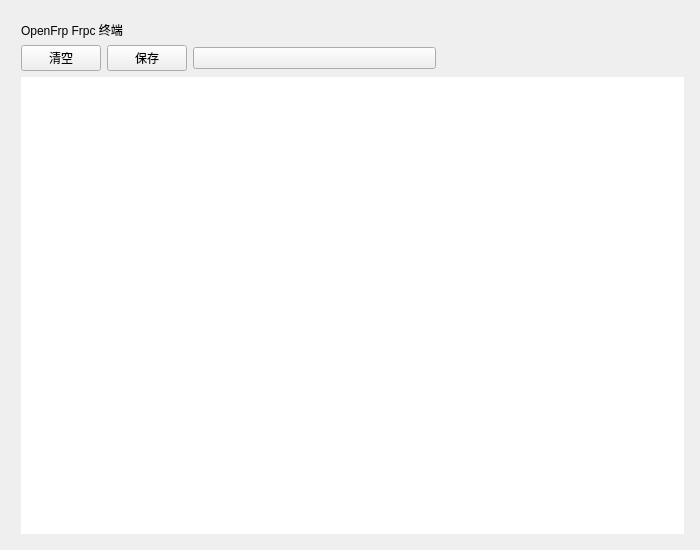
<?xml version="1.0" encoding="UTF-8"?>
<ui version="4.0">
 <class>OpenFrpFrpcConsoleUI</class>
 <widget class="QFrame" name="OpenFrpFrpcConsoleUI">
  <property name="geometry">
   <rect>
    <x>0</x>
    <y>0</y>
    <width>700</width>
    <height>550</height>
   </rect>
  </property>
  <property name="sizePolicy">
   <sizepolicy hsizetype="Expanding" vsizetype="Expanding">
    <horstretch>0</horstretch>
    <verstretch>0</verstretch>
   </sizepolicy>
  </property>
  <property name="windowTitle">
   <string/>
  </property>
  <layout class="QGridLayout" name="gridLayout">
   <item row="0" column="4">
    <spacer name="topSpacer">
     <property name="orientation">
      <enum>Qt::Vertical</enum>
     </property>
     <property name="sizeType">
      <enum>QSizePolicy::Fixed</enum>
     </property>
     <property name="sizeHint" stdset="0">
      <size>
       <width>20</width>
       <height>10</height>
      </size>
     </property>
    </spacer>
   </item>
   <item row="2" column="1">
    <widget class="TransparentPushButton" name="clearFrpcConsoleBtn">
     <property name="sizePolicy">
      <sizepolicy hsizetype="Fixed" vsizetype="Fixed">
       <horstretch>0</horstretch>
       <verstretch>0</verstretch>
      </sizepolicy>
     </property>
     <property name="text">
      <string>清空</string>
     </property>
     <property name="hasIcon" stdset="0">
      <bool>true</bool>
     </property>
    </widget>
   </item>
   <item row="1" column="0" rowspan="3">
    <spacer name="leftSpacer">
     <property name="orientation">
      <enum>Qt::Horizontal</enum>
     </property>
     <property name="sizeType">
      <enum>QSizePolicy::Fixed</enum>
     </property>
     <property name="sizeHint" stdset="0">
      <size>
       <width>10</width>
       <height>20</height>
      </size>
     </property>
    </spacer>
   </item>
   <item row="3" column="1" colspan="4">
    <widget class="PlainTextEdit" name="frpcOutput">
     <property name="frameShape">
      <enum>QFrame::NoFrame</enum>
     </property>
     <property name="verticalScrollBarPolicy">
      <enum>Qt::ScrollBarAsNeeded</enum>
     </property>
     <property name="horizontalScrollBarPolicy">
      <enum>Qt::ScrollBarAsNeeded</enum>
     </property>
     <property name="readOnly">
      <bool>true</bool>
     </property>
     <property name="plainText">
      <string/>
     </property>
    </widget>
   </item>
   <item row="2" column="3">
    <widget class="ComboBox" name="frpcClientComboBox"/>
   </item>
   <item row="1" column="1" colspan="3">
    <widget class="TitleLabel" name="titleLabel">
     <property name="sizePolicy">
      <sizepolicy hsizetype="Fixed" vsizetype="Fixed">
       <horstretch>0</horstretch>
       <verstretch>0</verstretch>
      </sizepolicy>
     </property>
     <property name="text">
      <string>OpenFrp Frpc 终端</string>
     </property>
    </widget>
   </item>
   <item row="1" column="5" rowspan="3">
    <spacer name="rightSpacer">
     <property name="orientation">
      <enum>Qt::Horizontal</enum>
     </property>
     <property name="sizeType">
      <enum>QSizePolicy::Fixed</enum>
     </property>
     <property name="sizeHint" stdset="0">
      <size>
       <width>5</width>
       <height>20</height>
      </size>
     </property>
    </spacer>
   </item>
   <item row="4" column="1" colspan="4">
    <spacer name="bottomSpacer">
     <property name="orientation">
      <enum>Qt::Vertical</enum>
     </property>
     <property name="sizeType">
      <enum>QSizePolicy::Fixed</enum>
     </property>
     <property name="sizeHint" stdset="0">
      <size>
       <width>20</width>
       <height>5</height>
      </size>
     </property>
    </spacer>
   </item>
   <item row="2" column="2">
    <widget class="TransparentPushButton" name="saveFrpcConsoleBtn">
     <property name="sizePolicy">
      <sizepolicy hsizetype="Fixed" vsizetype="Fixed">
       <horstretch>0</horstretch>
       <verstretch>0</verstretch>
      </sizepolicy>
     </property>
     <property name="text">
      <string>保存</string>
     </property>
     <property name="hasIcon" stdset="0">
      <bool>true</bool>
     </property>
    </widget>
   </item>
  </layout>
 </widget>
 <customwidgets>
  <customwidget>
   <class>ComboBox</class>
   <extends>QPushButton</extends>
   <header>qfluentwidgets</header>
  </customwidget>
  <customwidget>
   <class>PushButton</class>
   <extends>QPushButton</extends>
   <header>qfluentwidgets</header>
  </customwidget>
  <customwidget>
   <class>TransparentPushButton</class>
   <extends>PushButton</extends>
   <header>qfluentwidgets</header>
  </customwidget>
  <customwidget>
   <class>TitleLabel</class>
   <extends>QLabel</extends>
   <header>qfluentwidgets</header>
  </customwidget>
  <customwidget>
   <class>PlainTextEdit</class>
   <extends>QPlainTextEdit</extends>
   <header>qfluentwidgets</header>
  </customwidget>
 </customwidgets>
 <resources/>
 <connections/>
</ui>
